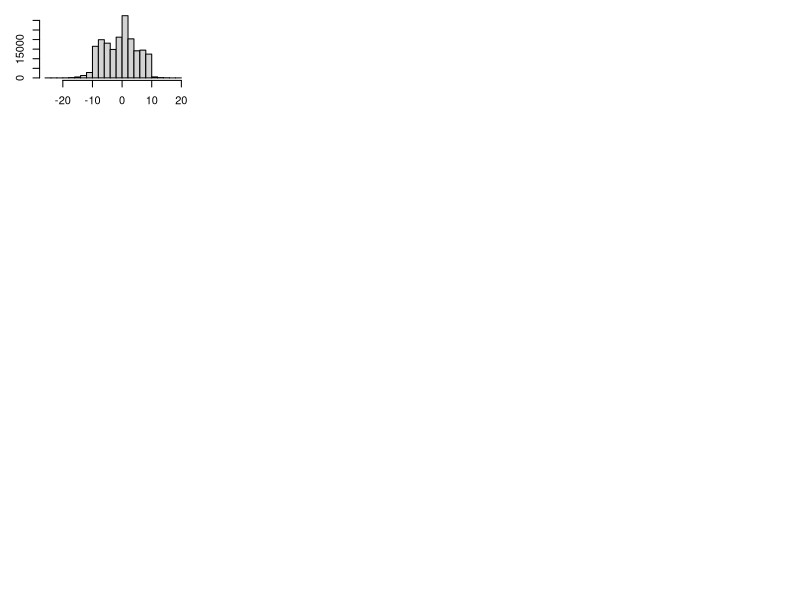

The R script that drew this image: (Note: this script raises an error after producing the figure.)

#######################################################
#### Testing the population moment wrappers
#######################################################

par(mfrow=c(5,4),mar=c(3,3,1,1)); 
for(rep in 1:20) {
	N = 5000*(1 + rpois(3,9)); 
	X1 = rnorm(N[1],4*runif(1)-2,1+5*runif(1)); 
	X2 = rpois(N[2],1 + rpois(10,1)) 
	X3 = c(runif(N[3]/2,-10,-5), runif(N[3]/2,5,10)) 
	X = c(X1,X2,X3); hist(X,main=""); 
	mixdist = N/sum(N);

    popVar = function(x) mean( (x-mean(x))^2 ); 
	popmu3 = function(x) mean( (x - mean(x))^3);   
	mean_by_type = c(mean(X1),mean(X2),mean(X3)); 
    var_by_type = c(popVar(X1),popVar(X2),popVar(X3)); 
	mu3_by_type = c(popmu3(X1), popmu3(X2), popmu3(X3)); 
	
	out = pop_mean_var(mean_by_type,var_by_type,mixdist);
	out2 = pop_mu3(mean_by_type,var_by_type,mu3_by_type,mixdist); 
	
	cat(mean(X), popVar(X), popmu3(X),"\n"); 
	cat(out$pop_mean,out$pop_var,out2,"\n"); 
}
	

	
	